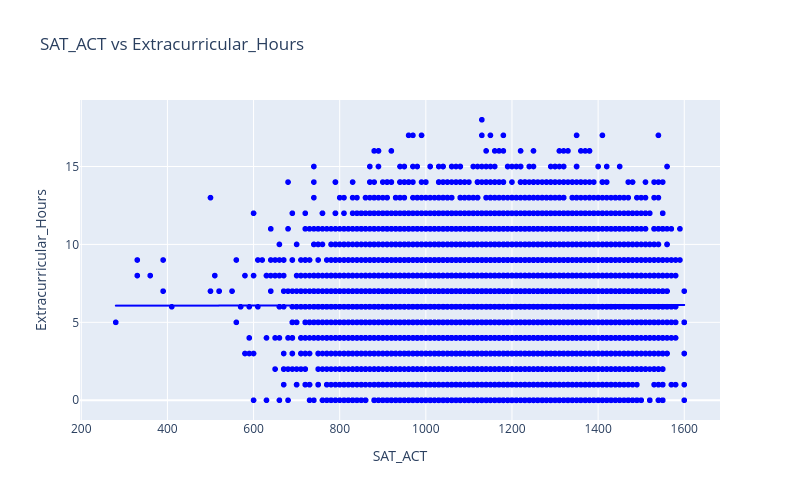

Write notebook code for a chart like this one.
### Code cell
#Task_03_Plotly

import plotly.express as px

fig = px.scatter(
    df,
    x='SAT_ACT',
    y='Extracurricular_Hours',
    trendline='ols',
    color_discrete_sequence=['blue'],
    title='SAT_ACT vs Extracurricular_Hours',
    width=800,
    height=500
)

fig.update_layout(
    xaxis_title='SAT_ACT',
    yaxis_title='Extracurricular_Hours'
)

fig.show()

### Figure 1 — Plotly figure (JSON) as saved in the notebook; plotly's stock layout.template omitted (floating-point values rounded to 4 significant figures; data arrays with more than 128 entries replaced by an {"elided": "..."} marker saying what was removed)
{"data": [{"hovertemplate": "SAT_ACT=%{x}<br>Extracurricular_Hours=%{y}<extra></extra>", "legendgroup": "", "marker": {"color": "blue", "symbol": "circle"}, "mode": "markers", "name": "", "showlegend": false, "type": "scattergl", "x": {"elided": "17339 int values"}, "xaxis": "x", "y": {"elided": "17339 int values"}, "yaxis": "y"}, {"hovertemplate": "<b>OLS trendline</b><br>Extracurricular_Hours = 3.56734e-05 * SAT_ACT + 6.05846<br>R<sup>2</sup>=0.000004<br><br>SAT_ACT=%{x}<br>Extracurricular_Hours=%{y} <b>(trend)</b><extra></extra>", "legendgroup": "", "marker": {"color": "blue", "symbol": "circle"}, "mode": "lines", "name": "", "showlegend": false, "type": "scattergl", "x": {"elided": "17339 int values"}, "xaxis": "x", "y": {"elided": "17339 float values"}, "yaxis": "y"}], "layout": {"height": 500, "legend": {"tracegroupgap": 0}, "title": {"text": "SAT_ACT vs Extracurricular_Hours"}, "width": 800, "xaxis": {"anchor": "y", "domain": [0, 1], "title": {"text": "SAT_ACT"}}, "yaxis": {"anchor": "x", "domain": [0, 1], "title": {"text": "Extracurricular_Hours"}}}}
